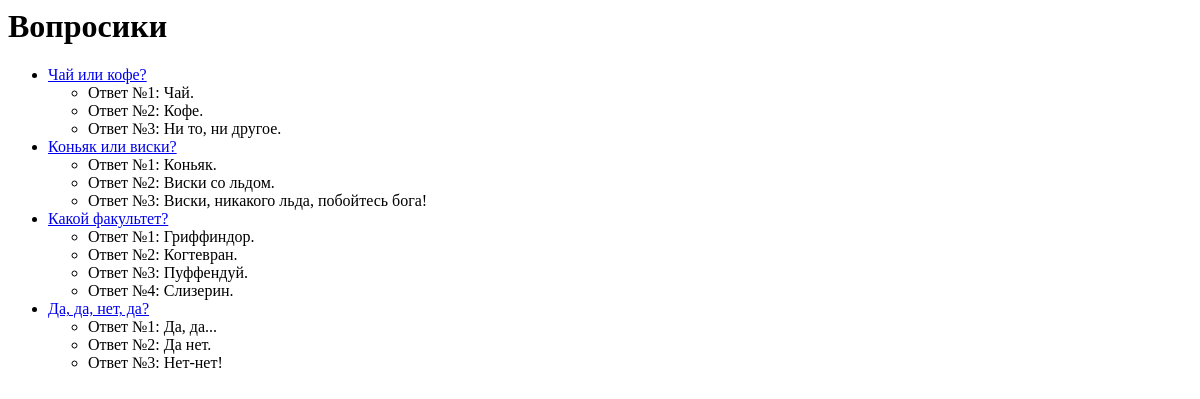
/polls/, run on an earlier commit of the app's database.
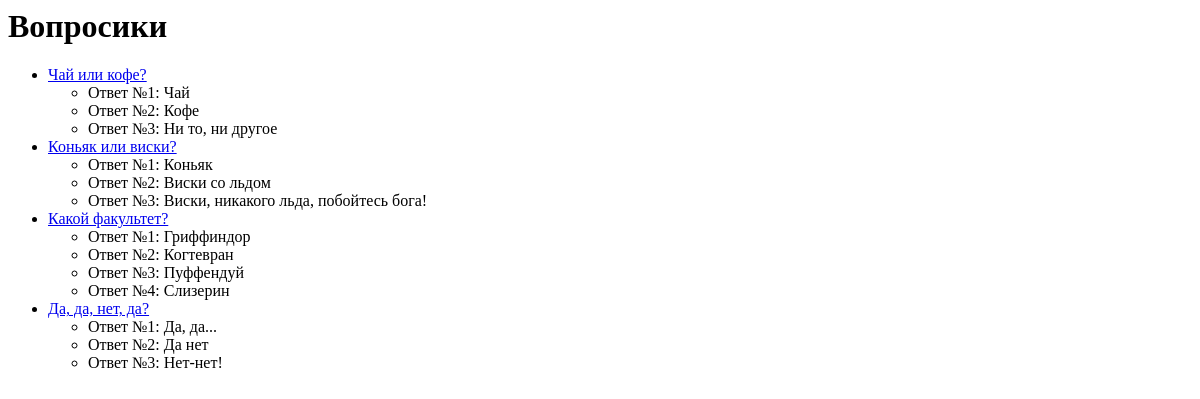
And on a later commit of the database.
### polls/models.py (models this page shows, shortened)
class Question(models.Model):
    question_text = models.CharField(max_length = 200)
    question_number = models.IntegerField(default = 0)
    is_active = models.BooleanField(default = True)

class Answer(models.Model):
    question = models.ForeignKey(Question, on_delete = models.CASCADE)
    answer_text = models.CharField(max_length = 200)
    answer_number = models.IntegerField(default = 0)
    votes = models.IntegerField(default = 0)
    def __str__(self):
        return "Ответ №{}: {}".format(self.answer_number, self.answer_text)

### polls/views.py (the view)
# urls.py: path('', views.index, name='index'),
def index(request):
    all_questions = Question.objects.all()
    template = loader.get_template('index.html')
    context = {'all_questions' : all_questions}
    return HttpResponse(template.render(context, request))

### polls/templates/index.html (shortened to what this page needs)
<html>
    <head>
    </head>
    <body>
        <h1>Вопросики</h1>
        <ul>
            {% for q in all_questions %}
                <li>
                    <a href="question/{{ q.question_number }}" >{{ q.question_text }}</a>
                </li>
                    <ul>
                        {% for a in q.answer_set.all %}
                            <li>
                                {{ a }}
                            </li>
                        {% endfor %}
                    </ul>
            {% endfor %}
        </ul>
    </body>
</html>

What changed in the data, as far as the page shows it:
changed Answer: answer_number+answer_text "Ответ №1: Чай." → "Ответ №1: Чай"
changed Answer: answer_number+answer_text "Ответ №2: Кофе." → "Ответ №2: Кофе"
changed Answer: answer_number+answer_text "Ответ №3: Ни то, ни другое." → "Ответ №3: Ни то, ни другое"
changed Answer: answer_number+answer_text "Ответ №1: Коньяк." → "Ответ №1: Коньяк"
changed Answer: answer_number+answer_text "Ответ №2: Виски со льдом." → "Ответ №2: Виски со льдом"
changed Answer: answer_number+answer_text "Ответ №1: Гриффиндор." → "Ответ №1: Гриффиндор"
changed Answer: answer_number+answer_text "Ответ №2: Когтевран." → "Ответ №2: Когтевран"
changed Answer: answer_number+answer_text "Ответ №3: Пуффендуй." → "Ответ №3: Пуффендуй"
changed Answer: answer_number+answer_text "Ответ №4: Слизерин." → "Ответ №4: Слизерин"
changed Answer: answer_number+answer_text "Ответ №2: Да нет." → "Ответ №2: Да нет"
